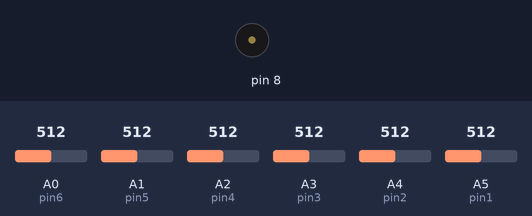
Simulated run of this sketch. Board: Arduino Uno, built with avr-gcc and run on an emulated ATmega328P. Parts: buzzer (waves = sounding). The inputs (shaded band) are chosen by the test bench; at power-on: A2 (pin4) = 512, A0 (pin6) = 512, A1 (pin5) = 512, A3 (pin3) = 512, A4 (pin2) = 512, A5 (pin1) = 512. What the sketch prints to the serial monitor is not drawn.

Above: at 1.2 s.
1.3 s: A2 (pin4) set to 586
2.8 s: A2 (pin4) set to 613
At 3.4 s:
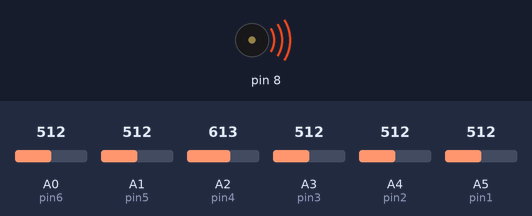
Timing chart, 0 to 5.8 s (numbered marks = the images above; inputs shaded):
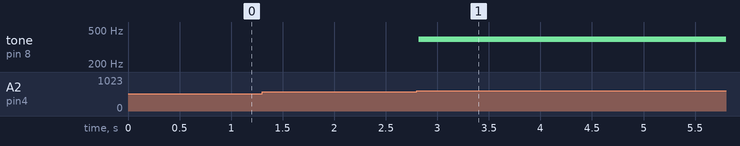

Measured:
- the behaviour switches between 599 and 600 on A2 (pin4) (found by bisection; images 0 and 1)
- after the input at 1.3 s, every drawn part: stays the same
- after the input at 2.8 s, tone on pin 8: silent → 392 Hz at once

The sketch:

Laser_harp-code.ino
```cpp
const int pin1 = A5;
const int pin2 = A4;
const int pin3 = A3;
const int pin4 = A2;
const int pin5 = A1;
const int pin6 = A0;


void setup() {
  Serial.begin(9600);
}

void loop() {
  int sound1 = analogRead(pin1);
  int sound2 = analogRead(pin2);
  int sound3 = analogRead(pin3);
  int sound4 = analogRead(pin4);
  int sound5 = analogRead(pin5);
  int sound6 = analogRead(pin6);

  //sound 1
  if (sound1 < 600) {
    sound1 = 1;
  }
  else {
    sound1 = 0;
  }
  //sound 2
  if (sound2 < 600) {
    sound2 = 1;
  }
  else {
    sound2 = 0;

  }
  //sound 3
  if (sound3 < 600) {
    sound3 = 1;
  }
  else {
    sound3 = 0;
  }
  //sound 4
  if (sound4 < 600) {
    sound4 = 1;
  }
  else {
    sound4 = 0;
  }
  //sound 5
  if (sound5 < 600) {
    sound5 = 1;
  }
  else {
    sound5 = 0;
  }
  //sound 6
  if (sound6 < 600) {
    sound6 = 1;
  }
  else {
    sound6 = 0;
  }

/*  Serial.println((String)0 + "," + (String)sound1 + "," + (String)sound2 + "," + (String)sound3 + "," + (String)sound4 + "," + (String)sound5 + "," + (String)sound6  "*");
  */
  Serial.println(sound6);
  if (sound1==0){
    tone(8, 440, 100);
  }
  if (sound4==0){
    tone(8, 392, 100);
  }
  if (sound3==0){
    tone(8, 349.23, 100);
  }
  if (sound2==0){
    tone(8, 329.63, 100);
  }

  delay(20);
}
```
